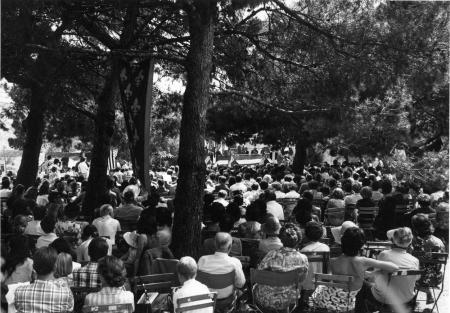
#> input picture block-2/park.jpg, 450 x 313 px
$ python sharpening.py
#> lines starting #> are read from the running program, lines starting #| are printed output that depends on the picture
import cv2
import numpy as np
from matplotlib import pyplot as plt

img = cv2.imread('../park.jpg', 0)
#> img is the input picture: shape (313, 450); min 0, max 255, mean 66.3


kernel_sharpen_2 = 1/9*np.array([[-1,-1,-1], [-1,18,-1], [-1,-1,-1]])
dst = cv2.filter2D(img, -1, kernel_sharpen_2)
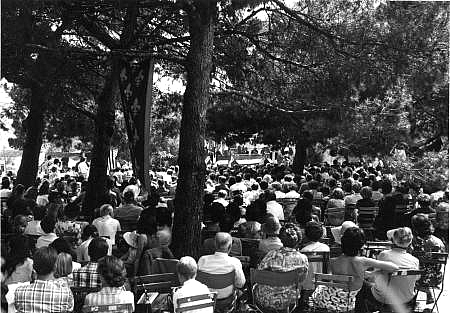
#> dst: shape (313, 450); min 0, max 255, mean 73

plt.subplot(121),plt.imshow(img,cmap = 'gray'),plt.title('Original')
plt.xticks([]), plt.yticks([])
plt.subplot(122),plt.imshow(dst,cmap = 'gray'),plt.title('Sharp filter')
plt.xticks([]), plt.yticks([])
plt.show()
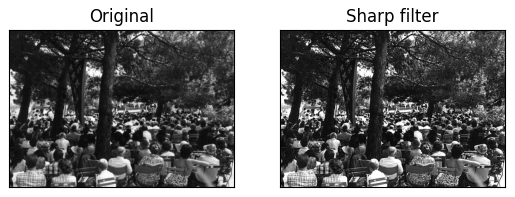
#> figure drawn by matplotlib, 2 panels

$ run again, with block-2/chess.jpg copied over block-2/park.jpg
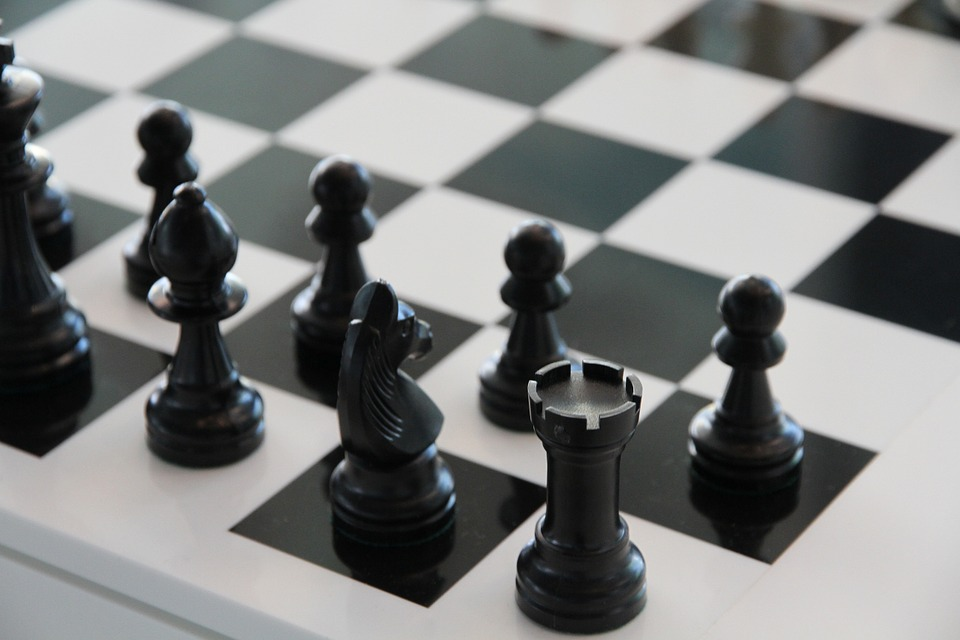
#> input picture block-2/chess.jpg, 960 x 640 px
#> `dst = cv2.filter2D(img, -1, kernel_sharpen_2)`:
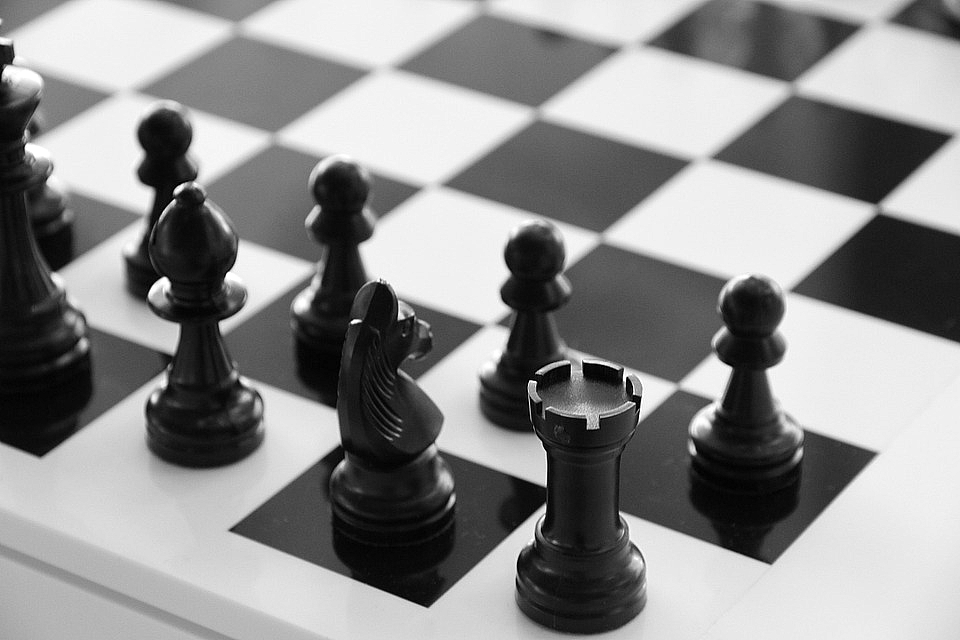
#> dst: shape (640, 960); min 0, max 255, mean 140.9
#> `plt.show()`:
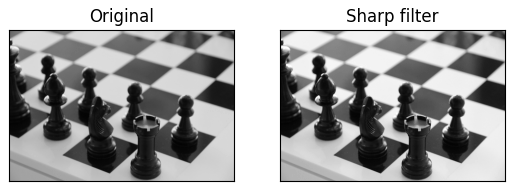
#> figure drawn by matplotlib, 2 panels

$ run again, with block-2/moon.jpg copied over block-2/park.jpg
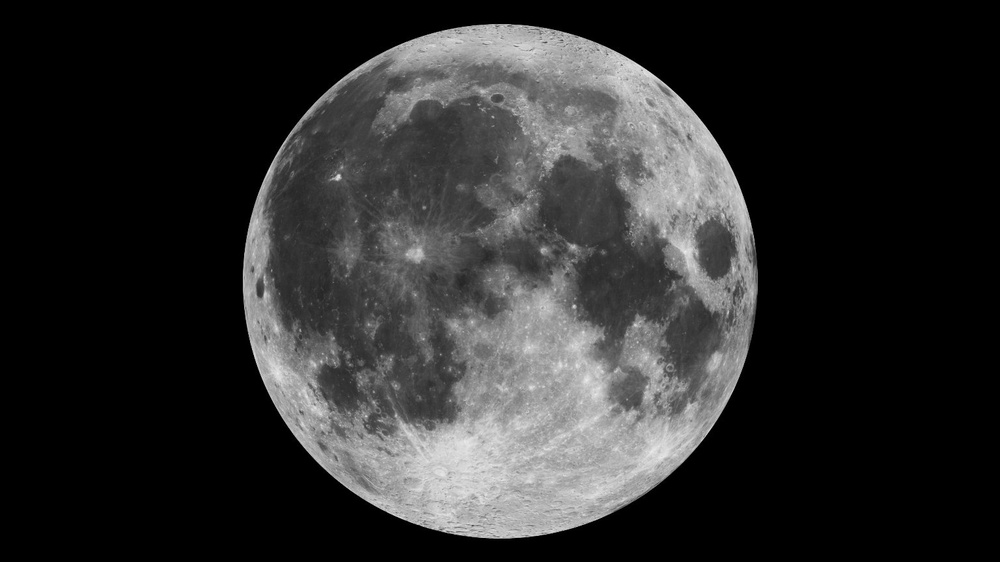
#> input picture block-2/moon.jpg, 1000 x 562 px, shrunk from 1536 x 864 before the run
#> img is the input picture: shape (562, 1000); min 0, max 239, mean 44.5
#> `dst = cv2.filter2D(img, -1, kernel_sharpen_2)`:
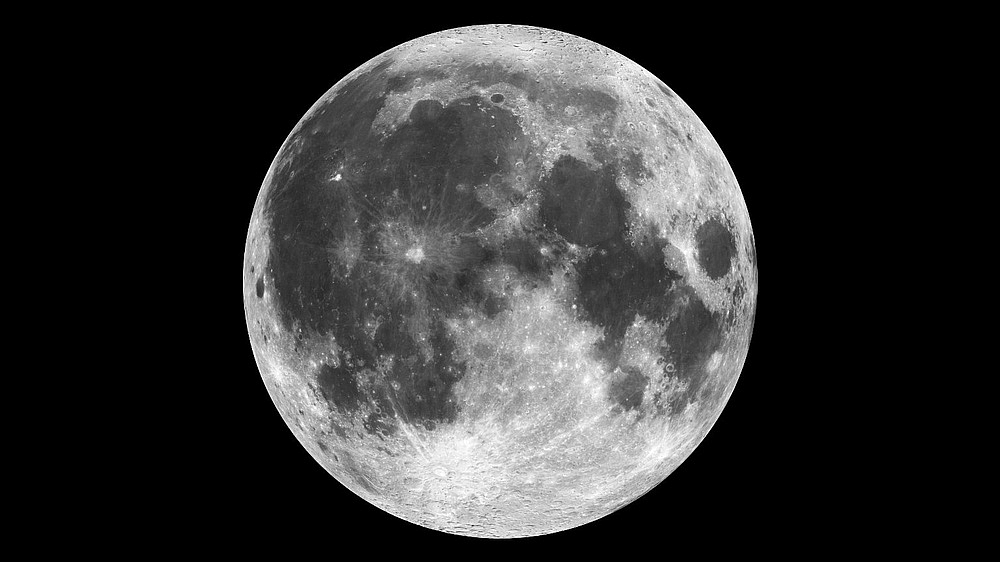
#> dst: shape (562, 1000); min 0, max 255, mean 49.5
#> `plt.show()`:
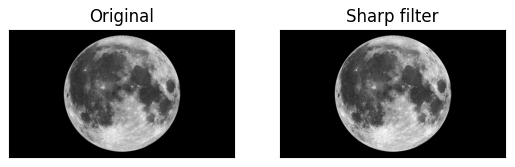
#> figure drawn by matplotlib, 2 panels

$ run again, with block-2/zebra.jpg copied over block-2/park.jpg
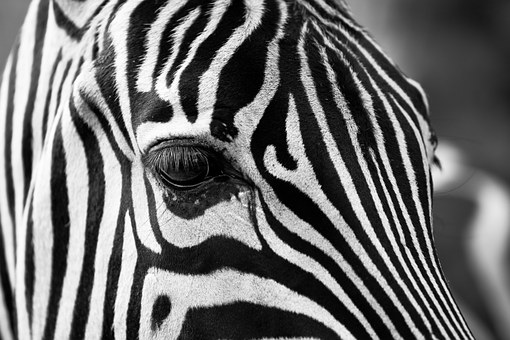
#> input picture block-2/zebra.jpg, 510 x 340 px
#> img is the input picture: shape (340, 510); min 0, max 255, mean 109.4
#> `dst = cv2.filter2D(img, -1, kernel_sharpen_2)`:
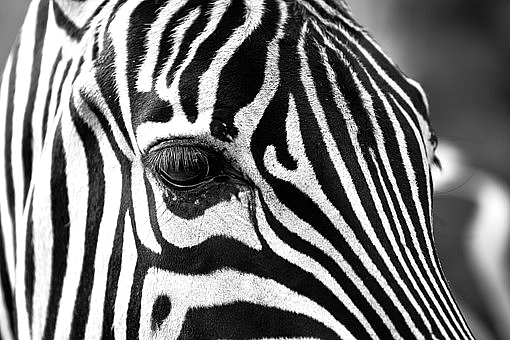
#> dst: shape (340, 510); min 0, max 255, mean 119.4
#> `plt.show()`:
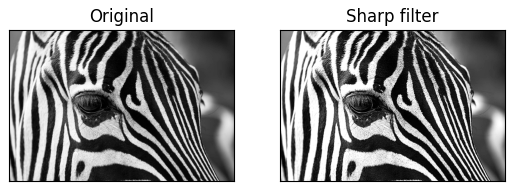
#> figure drawn by matplotlib, 2 panels
